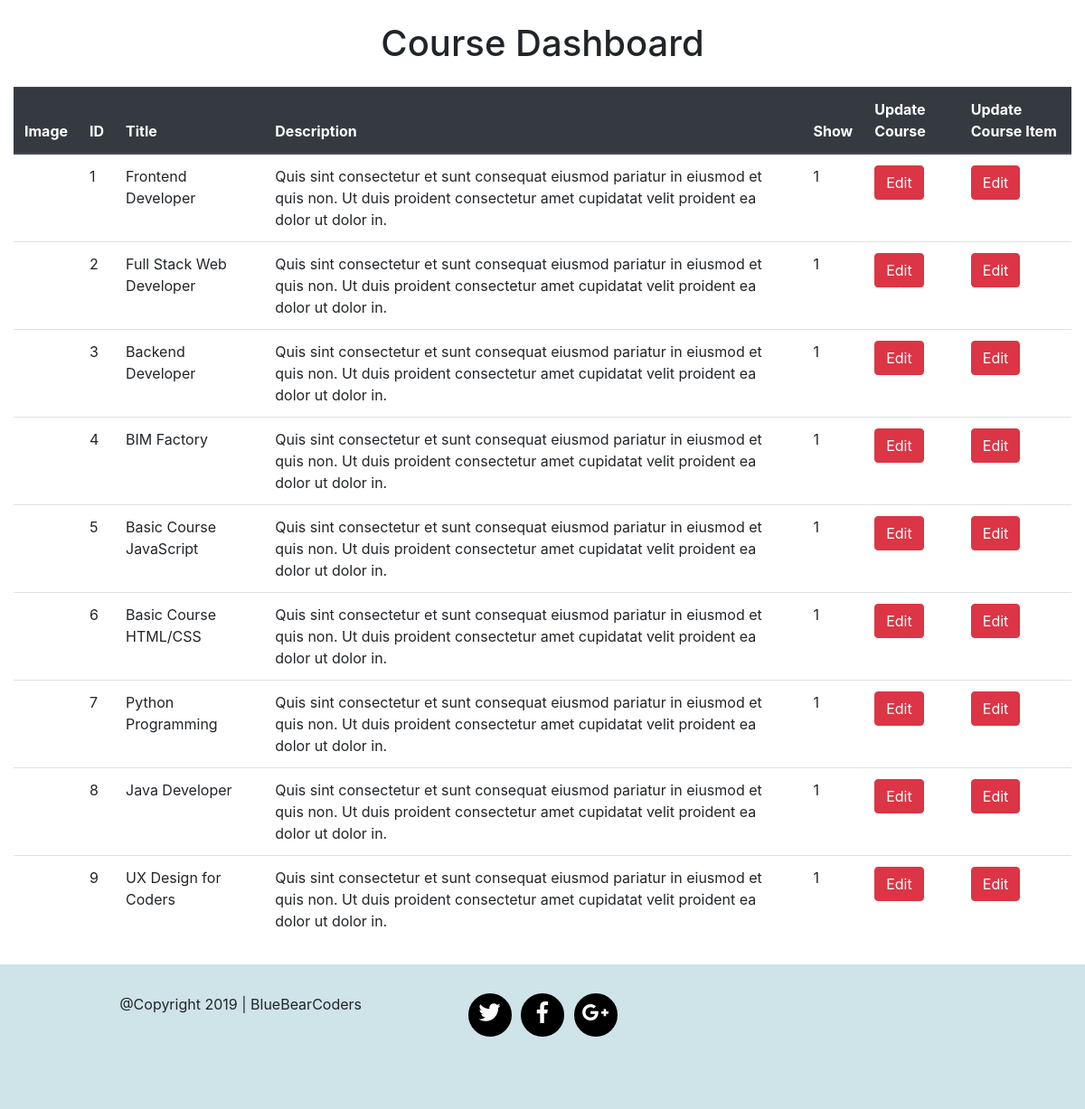
The app's page /admin/index.php with its own data.
### tables this page shows
CREATE TABLE `courses` (
  `course_id` int(11) UNSIGNED NOT NULL,
  `title` varchar(55) NOT NULL,
  `image` varchar(255) NOT NULL,
  `description` varchar(255) NOT NULL,
  `active` tinyint(1) NOT NULL DEFAULT 0
);

### CrudController.php (called while the page is built, shortened)
<?php
class CrudController
{
    public function readCourses()
    {
        try {
            $dao = new Dao();
            $conn = $dao->openConnection();
            $sql = "SELECT * FROM `courses`";
            $resource = $conn->query($sql);
            $result = $resource->fetchAll(PDO::FETCH_ASSOC);
        } catch (PDOException $e) {
            echo "There is some problem in connection: " . $e->getMessage();
        }
        if (! empty($result)) {
            return $result;
        }
    }
}
?>

### admin/index.php (the view)
<?php
include_once "../Components/head.php";
include_once "../CrudController.php";
$crudcontroller = new CrudController();
$result = $crudcontroller->readCourses();
?>
<h1 class="text-center my-4">Course Dashboard</h1>
<div class="container-fluid">
<table class="table">
  <thead class="thead-dark">
    <tr>
      <th scope="col">Image</th>
      <th scope="col">ID</th>
      <th scope="col">Title</th>
      <th scope="col">Description</th>
      <th scope="col">Show</th>
      <th scope="col">Update Course</th>
      <th scope="col">Update Course Item</th>
    </tr>
  </thead>
  <tbody>
<?php
  if (! empty($result)) {
    foreach ($result as $k => $v) {
?>
    <tr>
        <td><img src="<?php echo $result[$k]["image"]; ?>" alt=""></td>
        <td><?php echo $result[$k]["course_id"]; ?></td>
        <td><?php echo $result[$k]["title"]; ?></td>
        <td><?php echo $result[$k]["description"]; ?></td>
        <td><?php echo $result[$k]["active"]; ?></td>
        <td>
            <button class="btn btn-danger bn-edit" id="<?php echo $result[$k]["id"]; ?>">Edit</button>
        </td>
        <td>
            <button class="btn btn-danger bn-action" id="<?php echo $result[$k]["id"]; ?>">Edit</button>
        </td>
    </tr>
    <?php
    }
}
?>
  </tbody>
</table>
</div>
<?php
include_once "../Components/footer.php";
?>

### Components/head.php (shortened to what this page needs)
<!DOCTYPE html>
<html>
<head>
  <link rel="stylesheet" href="https://stackpath.bootstrapcdn.com/bootstrap/4.3.1/css/bootstrap.min.css"
>
  <link rel="stylesheet" href="https://use.fontawesome.com/releases/v5.3.1/css/all.css"
>
  <link rel="stylesheet" type="text/css" href="../CSS/admin_style.css">
</head>
<body>

### Components/footer.php (shortened to what this page needs)
<footer class="page-footer mt-4 py-4 px-0 sticky-bottom">
    <div class="row m-0">
        <div class="col-12 text-center col-md-4 text-md-right p-0">
            <p class="mt-2"> @Copyright 2019 | BlueBearCoders </p>
        </div>
        <div class="col-12 col-md-4 mt-2 text-center p-0">
            <div class="socialmedia-icon">
                <a href="#"><i class="fab fa-twitter"></i></a>
            </div>
            <div class="socialmedia-icon">
                <a href="#"><i class="fab fa-facebook-f"></i></a>
            </div>
            <div class="socialmedia-icon">
                <a href="#"><i class="fab fa-google-plus-g"></i></a>
            </div>
        </div>
    </div>
</footer>
</body>
</html>

### CSS/admin_style.css (style rules this page uses)
html { min-height: 100%; position: relative; }
html .page-footer { bottom: 0; position: absolut !important; width: 100%; height: 20vh; background-color: rgba(17, 122, 139, 0.2); }
.socialmedia-icon { display: inline-block; font-size: 1.5rem; border: 4px solid black; border-radius: 50%; width: 3rem; height: 3rem; margin: 0px 3px; text-align: center; margin-bottom: 1rem; background-color: black; color: white; }
a { color: white; }

### records on screen
courses: course_id "1", title "Frontend Developer", description "Quis sint consectetur et sunt consequat eiusmod pariatur in eiusmod et quis non. Ut duis proident consectetur amet cupidatat velit proident ea dolor ut dolor in.", active "1"
courses: course_id "2", title "Full Stack Web Developer", description "Quis sint consectetur et sunt consequat eiusmod pariatur in eiusmod et quis non. Ut duis proident consectetur amet cupidatat velit proident ea dolor ut dolor in.", active "1"
courses: course_id "3", title "Backend Developer", description "Quis sint consectetur et sunt consequat eiusmod pariatur in eiusmod et quis non. Ut duis proident consectetur amet cupidatat velit proident ea dolor ut dolor in.", active "1"
courses: course_id "4", title "BIM Factory", description "Quis sint consectetur et sunt consequat eiusmod pariatur in eiusmod et quis non. Ut duis proident consectetur amet cupidatat velit proident ea dolor ut dolor in.", active "1"
courses: course_id "5", title "Basic Course JavaScript", description "Quis sint consectetur et sunt consequat eiusmod pariatur in eiusmod et quis non. Ut duis proident consectetur amet cupidatat velit proident ea dolor ut dolor in.", active "1"
courses: course_id "6", title "Basic Course HTML/CSS", description "Quis sint consectetur et sunt consequat eiusmod pariatur in eiusmod et quis non. Ut duis proident consectetur amet cupidatat velit proident ea dolor ut dolor in.", active "1"
courses: course_id "7", title "Python Programming", description "Quis sint consectetur et sunt consequat eiusmod pariatur in eiusmod et quis non. Ut duis proident consectetur amet cupidatat velit proident ea dolor ut dolor in.", active "1"
courses: course_id "8", title "Java Developer", description "Quis sint consectetur et sunt consequat eiusmod pariatur in eiusmod et quis non. Ut duis proident consectetur amet cupidatat velit proident ea dolor ut dolor in.", active "1"
courses: course_id "9", title "UX Design for Coders", description "Quis sint consectetur et sunt consequat eiusmod pariatur in eiusmod et quis non. Ut duis proident consectetur amet cupidatat velit proident ea dolor ut dolor in.", active "1"
